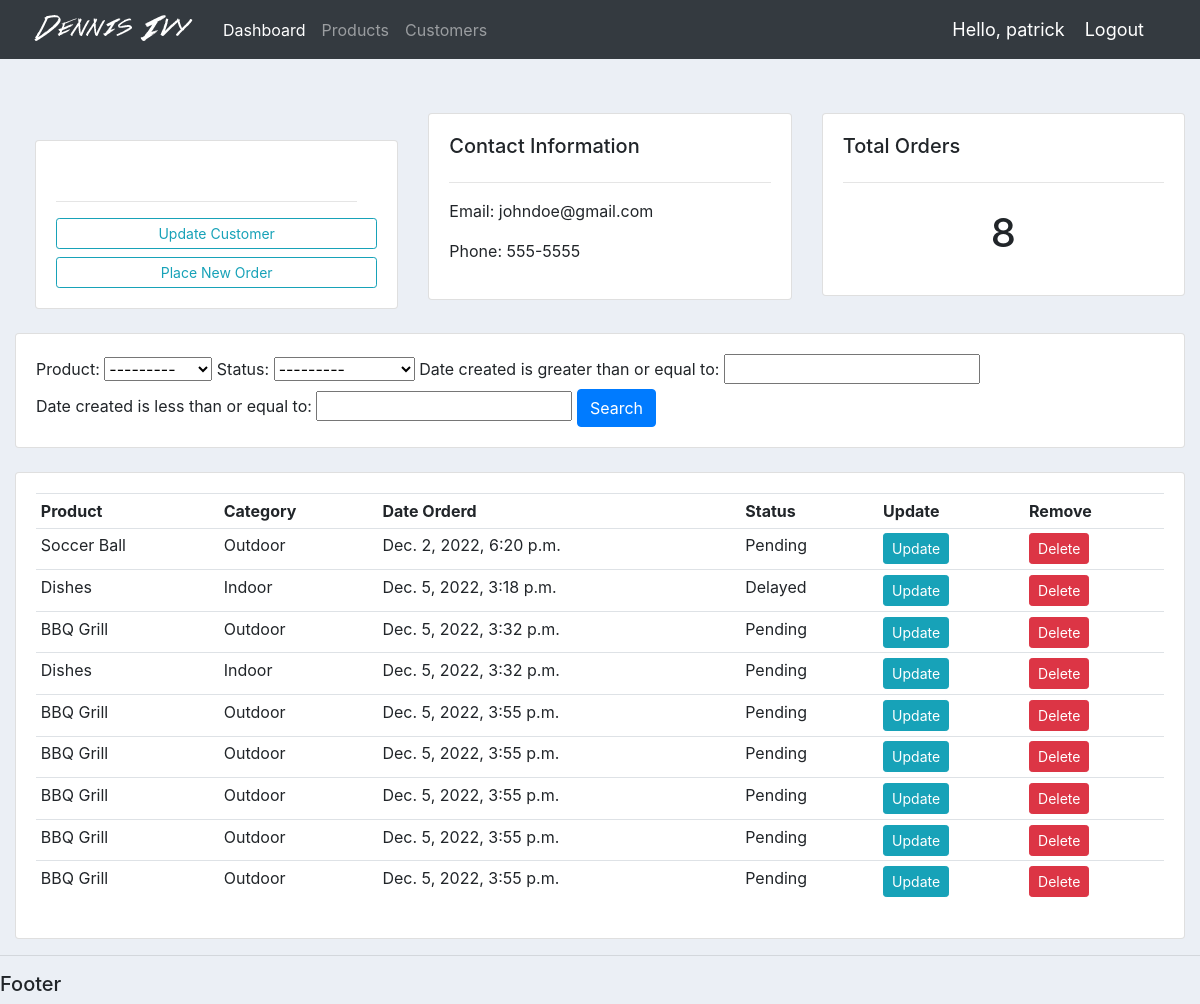
The app's page /customer/1/ (signed in) with its own data.
### accounts/models.py (models this page shows, shortened)
class Customer(models.Model):
    name = models.CharField(max_length=200, null=True)
    phone = models.CharField(max_length=200, null=True)
    email = models.CharField(max_length=200, null=True)
    date_created = models.DateTimeField(auto_now_add=True, null=True)

class Order(models.Model):
    STATUS = (
        ('Pending', 'Pending'),
        ('Out for Delivery', 'Out for Delivery'),
        ('Delayed', 'Delayed'),
        ('Delivered', 'Delivered'),
    )
    customer = models.ForeignKey(Customer, null=True, on_delete=models.SET_NULL)       # Set equal to parent model, order will remain as Null with deletion
    product = models.ForeignKey(Product, null=True, on_delete=models.SET_NULL)
    date_created = models.DateTimeField(auto_now_add=True, null=True)
    status = models.CharField(max_length=200, null=True, choices=STATUS)

class Product(models.Model):
    CATEGORY= (
        ('Indoor', 'Indoor'),
        ('Outdoor', 'Outdoor'),
    )
    name = models.CharField(max_length=200, null=True)
    price = models.FloatField(null=True)
    category = models.CharField(max_length=200, null=True, choices=CATEGORY)
    description = models.CharField(max_length=200, null=True, blank=True)
    date_created = models.DateTimeField(auto_now_add=True, null=True)
    tags = models.ManyToManyField(Tag)
    def __str__(self):
        return self.name

### accounts/decorators.py (the view)
        def wrapper_func(request, *args, **kwargs):
            group = None
            if request.user.groups.exists():
                group = request.user.groups.all()[0].name
            if group in allowed_roles:
                return view_func(request, *args, **kwargs)
            else:
                return HttpResponse('You are not authorized to view this page')

### accounts/views.py (called while the page is built)
@login_required(login_url='login')
@allowed_users(allowed_roles=['admin'])
def customer(request, primary_key):
    customer = Customer.objects.get(id=primary_key)
    orders = customer.order_set.all()
    order_count = orders.count()
    myFilter = OrderFilter()
    orders = myFilter.qs
    context = {'customer': customer, 'orders': orders, 'order_count': order_count,
               'myFilter': myFilter}
    return render(request, 'accounts/customer.html', context)

### accounts/templates/accounts/customer.html
{% extends 'accounts/main.html' %}
{% block content %}
<br>
<div class="row">
	<div class="col-md">
		<div class="card card-body">
			<h5>Customer:</h5>
			<hr>
			<a class="btn btn-outline-info  btn-sm btn-block" href="">Update Customer</a>
			<a class="btn btn-outline-info  btn-sm btn-block" href="{% url 'create_order' customer.id %}">Place New Order</a>
		</div>
	</div>
	<div class="col-md">
		<div class="card card-body">
			<h5>Contact Information</h5>
			<hr>
			<p>Email: {{customer.email}}</p>
			<p>Phone: {{customer.phone}}</p>
		</div>
	</div>
	<div class="col-md">
		<div class="card card-body">
			<h5>Total Orders</h5>
			<hr>
			<h1 style="text-align: center;padding: 10px">{{order_count}}</h1>
		</div>
	</div>
</div>
<br>
<div class="row">
	<div class="col">
		<div class="card card-body">
			<form method="get">
				{{myFilter.form}}
		    <button class="btn btn-primary" type="submit">Search</button>
		  </form>
		</div>
	</div>
</div>
<br>
<div class="row">
	<div class="col-md">
		<div class="card card-body">
			<table class="table table-sm">
				<tr>
					<th>Product</th>
					<th>Category</th>
					<th>Date Orderd</th>
					<th>Status</th>
					<th>Update</th>
					<th>Remove</th>
				</tr>
				{% for order in orders %}
				<tr>
					<td>{{order.product}}</td>
					<td>{{order.product.category}}</td>
					<td>{{order.date_created}}</td>
					<td>{{order.status}}</td>
					<td><a class="btn btn-sm btn-info" href="{% url 'update_order' order.id %}">Update</a></td>
					<td><a class="btn btn-sm btn-danger" href="{% url 'delete_order' order.id %}">Delete</a></td>
				</tr>
				{% endfor %}
			</table>
		</div>
	</div>
</div>
{% endblock %}

### accounts/templates/accounts/navbar.html (shortened to what this page needs)
{% load static %}
<nav class="navbar navbar-expand-lg navbar-dark bg-dark">
    <img src="{% static 'images/logo.png' %}">
    <div class="collapse navbar-collapse" id="navbarNav">
      <ul class="navbar-nav">
        {% if request.user.is_staff %}
        <li class="nav-item active">
          <a class="nav-link" href="{% url 'home' %}">Dashboard</a>
        </li>
        <li class="nav-item">
          <a class="nav-link" href="{% url 'products' %}">Products</a>
        </li>
        <li class="nav-item">
          <a class="nav-link" href="#">Customers</a>
        </li>
        {% endif %}
      </ul>
    </div>
    <span class="hello-msg">Hello, {{request.user}} </span>
    <span><a class="hello-msg" href="{% url 'logout' %}">Logout</span>
  </nav>

### static/css/main.css (style rules this page uses)
body { background-color: #ebeff5; }

### accounts/templates/accounts/navbar.html (style rules this page uses)
.hello-msg { font-size: 18px; color: #fff; margin-right: 20px; }

### records on screen
Customer: email "johndoe@gmail.com", phone "555-5555"
Order: product "Soccer Ball", product.category "Outdoor", date_created "Dec. 2, 2022, 6:20 p.m.", status "Pending"
Order: product "Dishes", product.category "Indoor", date_created "Dec. 5, 2022, 3:18 p.m.", status "Delayed"
Order: product "BBQ Grill", product.category "Outdoor", date_created "Dec. 5, 2022, 3:32 p.m.", status "Pending"
Order: product "Dishes", product.category "Indoor", date_created "Dec. 5, 2022, 3:32 p.m.", status "Pending"
Order: product "BBQ Grill", product.category "Outdoor", date_created "Dec. 5, 2022, 3:55 p.m.", status "Pending"
Order: product "BBQ Grill", product.category "Outdoor", date_created "Dec. 5, 2022, 3:55 p.m.", status "Pending"
Order: product "BBQ Grill", product.category "Outdoor", date_created "Dec. 5, 2022, 3:55 p.m.", status "Pending"
Order: product "BBQ Grill", product.category "Outdoor", date_created "Dec. 5, 2022, 3:55 p.m.", status "Pending"
Order: product "BBQ Grill", product.category "Outdoor", date_created "Dec. 5, 2022, 3:55 p.m.", status "Pending"

### other values on screen
{{ request.user }} "patrick"
{{ order_count }} "8"
